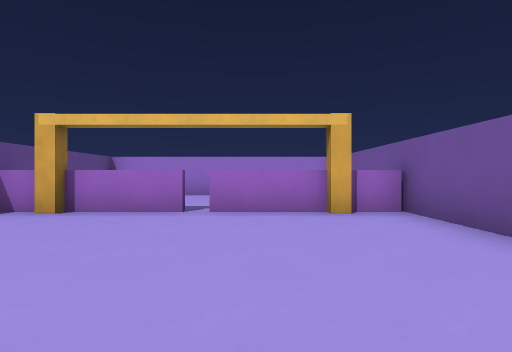
View 1 (above)

17 first-person views from a walk through a 3-D level made in the Godot game engine. The camera is 1.2 m above the floor, looks level and sees 80° across. The floor is counted in squares, 2 m on a side. Each view is taken from the middle of a square. On the plan, view 1 faces up. The plan holds only what a view shows up to about 9 squares ahead; the rest is blank. The place goes on beyond the plan. Characters and animated objects are left out.

View 2
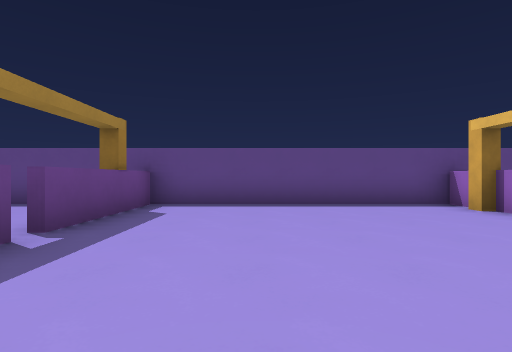

View 3
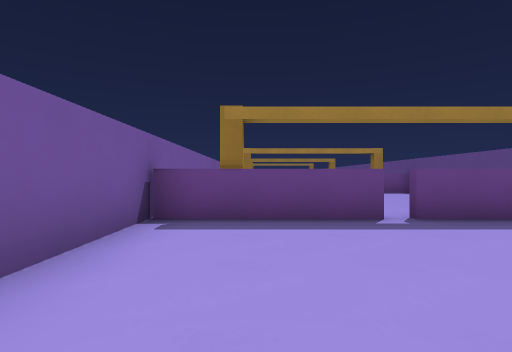

View 4
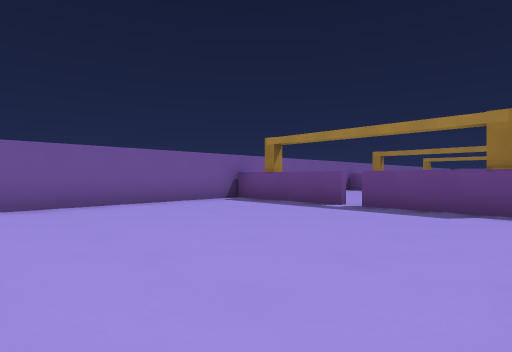

View 5
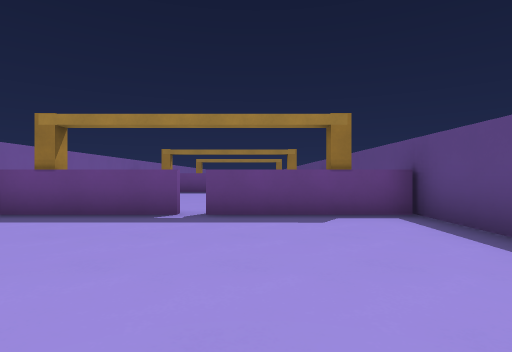

View 6
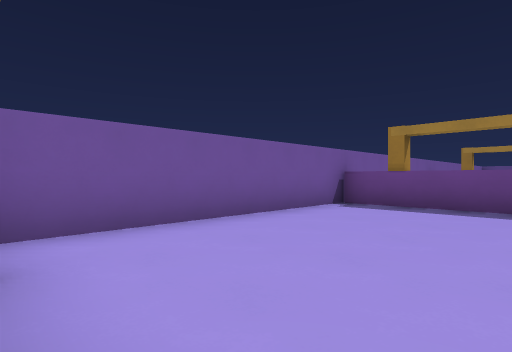

View 7
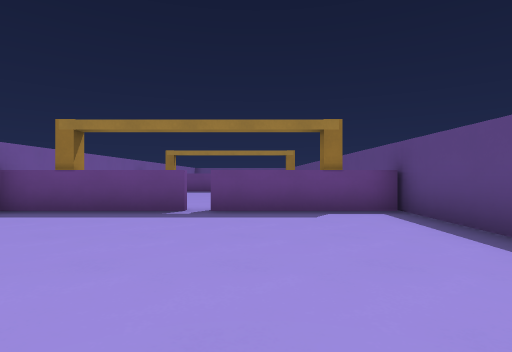

View 8
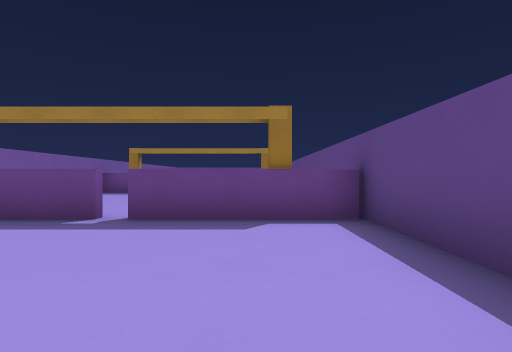

View 9
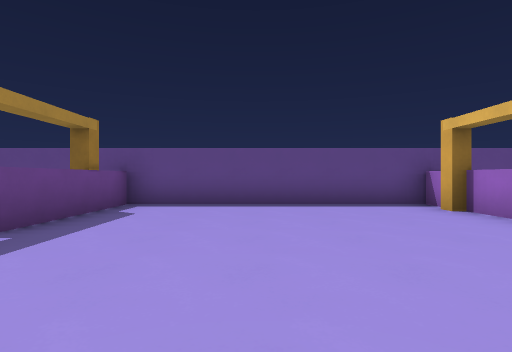

View 10
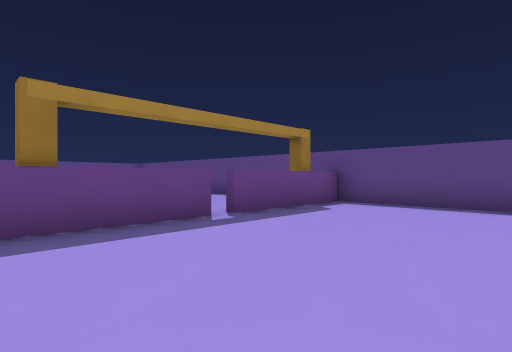

View 11
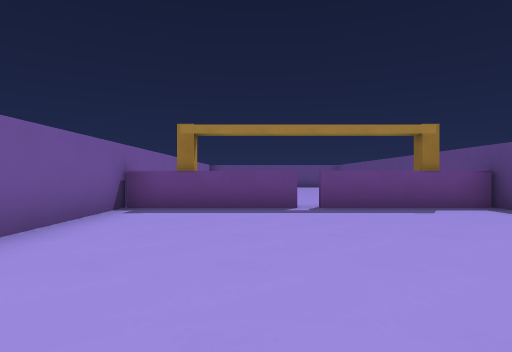

View 12
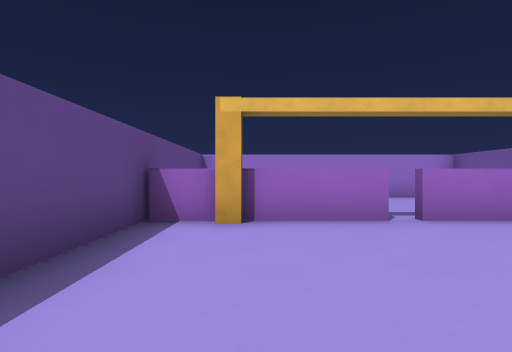

View 13
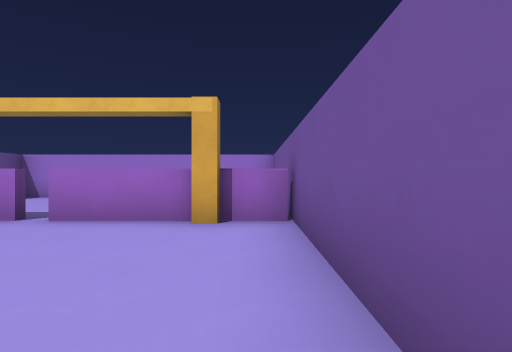

View 14
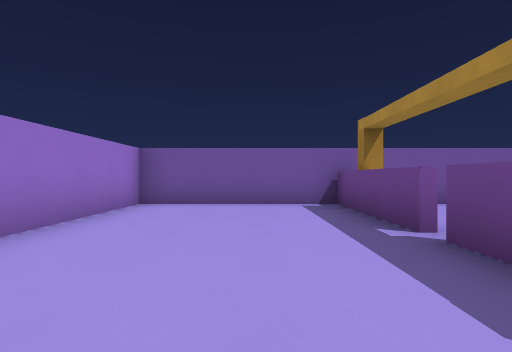

View 15
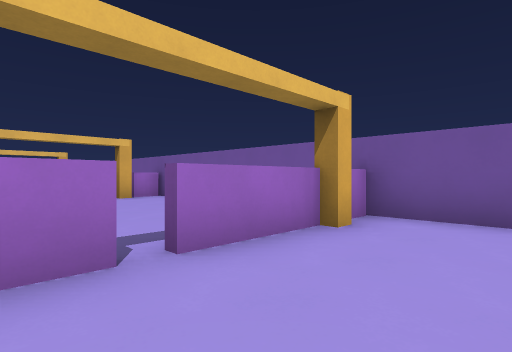

View 16
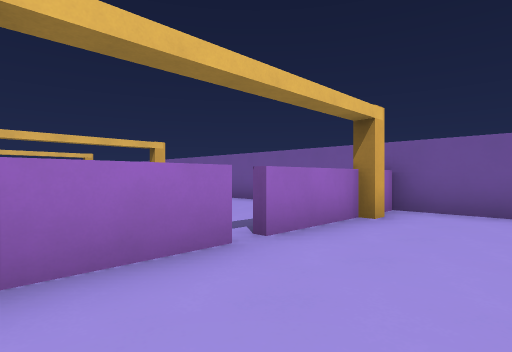

View 17
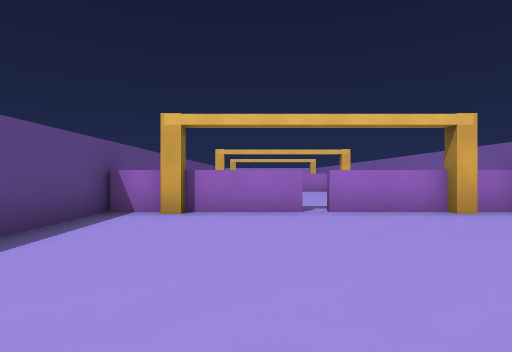

### Floor plan
Key: @ floor where view 1 was taken; # wall or solid block; . floor; ^ raised ledge; P pillar.
Columns run from 5 left of view 1 to 3 right of it. Each row starts with its distance up from view 1.
 10 #########
  9 #.......#
  8 # ......#
  7 #.......#
  6 # ......#
  5 #^P^.^P^#
  4 #.......#
  3 #.......#
  2 #.......#
  1 #.......#
  0 #....@..#
 -1 #^#^.^#^#
 -2 #.P...P.#
 -3 #.......#
 -4 #.......#
 -5 #.......#
 -6 #.......#
 -7 #.......#
 -8 #^P^.^P^#
 -9 #.......#
-10 #.......#
-11 #.......#
-12 #.......#
-13 #.......#
-14 #^#^.^#^#
-15 #.P...P.#
-16 #.......#
-17 #.......#
-18 #.......#
-19 #.......#
-20 #.......#
-21 #^P^.^P^#
-22 # ......#
-23 # ......#

Positions as (right, up) in squares from view 1, and headings:
1: (0, 0), facing up
2: (2, 1), facing left
3: (1, 3), facing down
4: (-4, -2), facing down-right
5: (-2, -3), facing down
6: (-1, -8), facing down-right
7: (-2, -9), facing down
8: (-3, -10), facing down
9: (2, -18), facing left
10: (2, -17), facing down-left
11: (0, -15), facing down
12: (-3, 1), facing up
13: (2, 1), facing up
14: (-4, 7), facing right
15: (-2, -23), facing up-right
16: (-3, -23), facing up-right
17: (-2, -13), facing up
